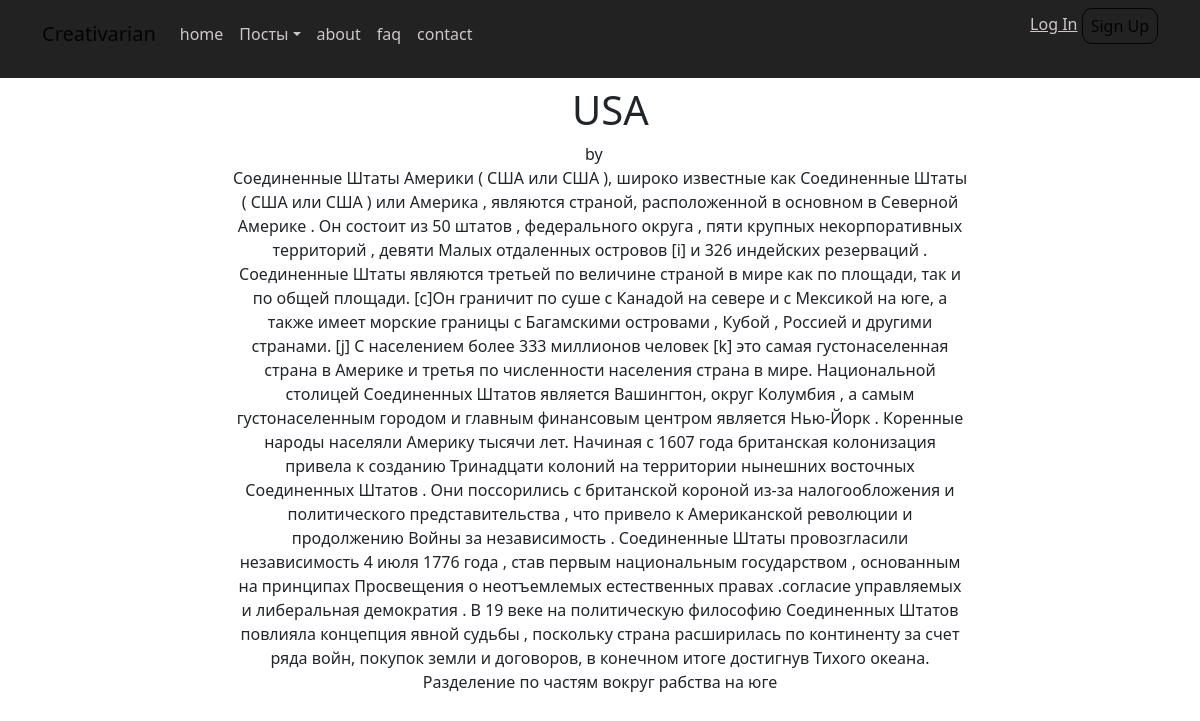
Page /post/2/detail/usa/ on the committed database.
### blog/models.py (models this page shows, shortened)
class Post(models.Model):
    class Meta:
        verbose_name='Создание поста'
        verbose_name_plural='Создание постов'
    '''db_index позволяет быстрее производить поиск по данному поля,
    при большом количестве эл-ов'''
    title=models.CharField(max_length=200, db_index=True)
    '''
    применение ckeditor(текстовый редактор)
    так как он не имеет обшего с .models то прописываем без .models
    https://django-ckeditor.readthedocs.io/en/latest/
    '''
    content=RichTextField(max_length=2000,blank=True, null=True)
    date_create=models.DateTimeField(default=timezone.now)
    date_update=models.DateTimeField(auto_now=True)
    author=models.ForeignKey(User,on_delete=models.CASCADE)# null=True если анонимный пользовател
    slug=models.SlugField(max_length=100)#unique=True
    likes_post=models.ManyToManyField(User,blank=True,related_name='post_likes',verbose_name='Лайкнувшие')# описание поля лайков
    saves_posts=models.ManyToManyField(User, blank=True,related_name='blog_posts_save',verbose_name='Сохранившие')
    reply=models.ForeignKey('self',null=True,related_name='reply_ok',on_delete=models.CASCADE)

### blog/views.py (the view)
# urls.py: path('post/<int:pk>/detail/<str:slug>/',PostDetailView.as_view(),name='post_detail'),
class PostDetailView(DetailView):
    model = Post
    context_object_name = 'blog_post_detail'

### blog/templates/blog/post_detail.html (shortened to what this page needs)
{% extends 'blog/base.html' %}
{% block content_blog %}
<div class="row">
    <div class="col-lg-10 col-xl-8 offset-lg-1 offset-xl-2">
        <div class="intro">
            <h1 class="text-center" data-bss-hover-animate="pulse">&nbsp;
                {{blog_post_detail.title}}
            </h1>
            <p class="text-center">
                <span class="by">by</span>
                <br>
            {{blog_post_detail.content|safe}}
            </p>
        </div>
    </div>
</div>
{% endblock %}

### rows in the picture
Post: title "USA", content "Соединенные Штаты Америки ( США или США ), широко известные как Соединенные Штаты ( США или США ) или Америка , являются страной, расположенной в основном в Северной Америке . Он состоит из 50 штатов , федерального округа , пяти крупных некорпоративных территорий , девяти Малых отдаленных островов [i] и 326 индейских резерваций . Соединенные Штаты являются третьей по величине страной в мире как по площади, так и по общей площади. [с]Он граничит по суше с Канадой на севере и с Мексикой на юге, а также имеет морские границы с Багамскими островами , Кубой , Россией и другими странами. [j] С населением более 333 миллионов человек [k] это самая густонаселенная страна в Америке и третья по…"
